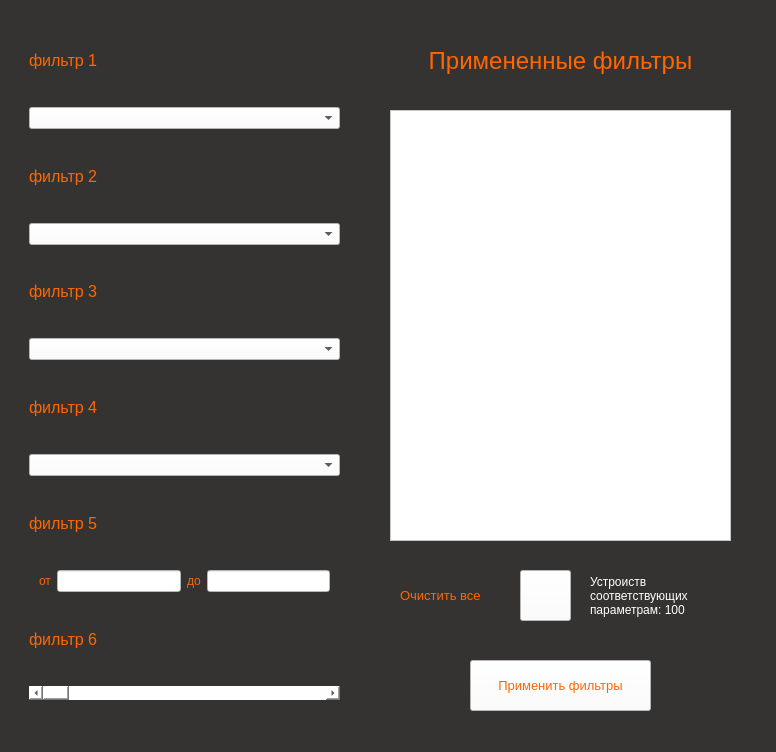
<?xml version="1.0" encoding="UTF-8"?>
<ui version="4.0">
 <class>MainWindow</class>
 <widget class="QMainWindow" name="MainWindow">
  <property name="geometry">
   <rect>
    <x>0</x>
    <y>0</y>
    <width>776</width>
    <height>752</height>
   </rect>
  </property>
  <property name="windowTitle">
   <string>Фильтр</string>
  </property>
  <property name="styleSheet">
   <string notr="true">background-color: #353232</string>
  </property>
  <property name="animated">
   <bool>false</bool>
  </property>
  <widget class="QWidget" name="centralwidget">
   <widget class="QWidget" name="verticalLayoutWidget">
    <property name="geometry">
     <rect>
      <x>9</x>
      <y>9</y>
      <width>351</width>
      <height>711</height>
     </rect>
    </property>
    <layout class="QVBoxLayout" name="verticalLayout">
     <property name="leftMargin">
      <number>20</number>
     </property>
     <property name="topMargin">
      <number>10</number>
     </property>
     <property name="rightMargin">
      <number>20</number>
     </property>
     <property name="bottomMargin">
      <number>20</number>
     </property>
     <item>
      <widget class="QLabel" name="lbl_1">
       <property name="font">
        <font>
         <pointsize>12</pointsize>
        </font>
       </property>
       <property name="styleSheet">
        <string notr="true">color: #FF6600</string>
       </property>
       <property name="text">
        <string>фильтр 1</string>
       </property>
      </widget>
     </item>
     <item>
      <widget class="QComboBox" name="box_f1">
       <property name="sizePolicy">
        <sizepolicy hsizetype="Preferred" vsizetype="Fixed">
         <horstretch>0</horstretch>
         <verstretch>0</verstretch>
        </sizepolicy>
       </property>
       <property name="palette">
        <palette>
         <active>
          <colorrole role="Button">
           <brush brushstyle="SolidPattern">
            <color alpha="255">
             <red>255</red>
             <green>255</green>
             <blue>255</blue>
            </color>
           </brush>
          </colorrole>
          <colorrole role="Base">
           <brush brushstyle="SolidPattern">
            <color alpha="255">
             <red>255</red>
             <green>255</green>
             <blue>255</blue>
            </color>
           </brush>
          </colorrole>
          <colorrole role="Window">
           <brush brushstyle="SolidPattern">
            <color alpha="255">
             <red>255</red>
             <green>255</green>
             <blue>255</blue>
            </color>
           </brush>
          </colorrole>
         </active>
         <inactive>
          <colorrole role="Button">
           <brush brushstyle="SolidPattern">
            <color alpha="255">
             <red>255</red>
             <green>255</green>
             <blue>255</blue>
            </color>
           </brush>
          </colorrole>
          <colorrole role="Base">
           <brush brushstyle="SolidPattern">
            <color alpha="255">
             <red>255</red>
             <green>255</green>
             <blue>255</blue>
            </color>
           </brush>
          </colorrole>
          <colorrole role="Window">
           <brush brushstyle="SolidPattern">
            <color alpha="255">
             <red>255</red>
             <green>255</green>
             <blue>255</blue>
            </color>
           </brush>
          </colorrole>
         </inactive>
         <disabled>
          <colorrole role="Button">
           <brush brushstyle="SolidPattern">
            <color alpha="255">
             <red>255</red>
             <green>255</green>
             <blue>255</blue>
            </color>
           </brush>
          </colorrole>
          <colorrole role="Base">
           <brush brushstyle="SolidPattern">
            <color alpha="255">
             <red>255</red>
             <green>255</green>
             <blue>255</blue>
            </color>
           </brush>
          </colorrole>
          <colorrole role="Window">
           <brush brushstyle="SolidPattern">
            <color alpha="255">
             <red>255</red>
             <green>255</green>
             <blue>255</blue>
            </color>
           </brush>
          </colorrole>
         </disabled>
        </palette>
       </property>
       <property name="font">
        <font>
         <strikeout>false</strikeout>
        </font>
       </property>
       <property name="focusPolicy">
        <enum>Qt::ClickFocus</enum>
       </property>
       <property name="contextMenuPolicy">
        <enum>Qt::CustomContextMenu</enum>
       </property>
       <property name="styleSheet">
        <string notr="true">background-color: white</string>
       </property>
      </widget>
     </item>
     <item>
      <widget class="QLabel" name="lbl_2">
       <property name="font">
        <font>
         <pointsize>12</pointsize>
        </font>
       </property>
       <property name="styleSheet">
        <string notr="true">color: #FF6600</string>
       </property>
       <property name="text">
        <string>фильтр 2</string>
       </property>
      </widget>
     </item>
     <item>
      <widget class="QComboBox" name="box_f2">
       <property name="palette">
        <palette>
         <active>
          <colorrole role="Button">
           <brush brushstyle="SolidPattern">
            <color alpha="255">
             <red>255</red>
             <green>255</green>
             <blue>255</blue>
            </color>
           </brush>
          </colorrole>
          <colorrole role="Base">
           <brush brushstyle="SolidPattern">
            <color alpha="255">
             <red>255</red>
             <green>255</green>
             <blue>255</blue>
            </color>
           </brush>
          </colorrole>
          <colorrole role="Window">
           <brush brushstyle="SolidPattern">
            <color alpha="255">
             <red>255</red>
             <green>255</green>
             <blue>255</blue>
            </color>
           </brush>
          </colorrole>
         </active>
         <inactive>
          <colorrole role="Button">
           <brush brushstyle="SolidPattern">
            <color alpha="255">
             <red>255</red>
             <green>255</green>
             <blue>255</blue>
            </color>
           </brush>
          </colorrole>
          <colorrole role="Base">
           <brush brushstyle="SolidPattern">
            <color alpha="255">
             <red>255</red>
             <green>255</green>
             <blue>255</blue>
            </color>
           </brush>
          </colorrole>
          <colorrole role="Window">
           <brush brushstyle="SolidPattern">
            <color alpha="255">
             <red>255</red>
             <green>255</green>
             <blue>255</blue>
            </color>
           </brush>
          </colorrole>
         </inactive>
         <disabled>
          <colorrole role="Button">
           <brush brushstyle="SolidPattern">
            <color alpha="255">
             <red>255</red>
             <green>255</green>
             <blue>255</blue>
            </color>
           </brush>
          </colorrole>
          <colorrole role="Base">
           <brush brushstyle="SolidPattern">
            <color alpha="255">
             <red>255</red>
             <green>255</green>
             <blue>255</blue>
            </color>
           </brush>
          </colorrole>
          <colorrole role="Window">
           <brush brushstyle="SolidPattern">
            <color alpha="255">
             <red>255</red>
             <green>255</green>
             <blue>255</blue>
            </color>
           </brush>
          </colorrole>
         </disabled>
        </palette>
       </property>
       <property name="focusPolicy">
        <enum>Qt::ClickFocus</enum>
       </property>
       <property name="styleSheet">
        <string notr="true">background-color: white</string>
       </property>
      </widget>
     </item>
     <item>
      <widget class="QLabel" name="lbl_3">
       <property name="font">
        <font>
         <pointsize>12</pointsize>
        </font>
       </property>
       <property name="styleSheet">
        <string notr="true">color: #FF6600</string>
       </property>
       <property name="text">
        <string>фильтр 3</string>
       </property>
      </widget>
     </item>
     <item>
      <widget class="QComboBox" name="box_f3">
       <property name="palette">
        <palette>
         <active>
          <colorrole role="Button">
           <brush brushstyle="SolidPattern">
            <color alpha="255">
             <red>255</red>
             <green>255</green>
             <blue>255</blue>
            </color>
           </brush>
          </colorrole>
          <colorrole role="Base">
           <brush brushstyle="SolidPattern">
            <color alpha="255">
             <red>255</red>
             <green>255</green>
             <blue>255</blue>
            </color>
           </brush>
          </colorrole>
          <colorrole role="Window">
           <brush brushstyle="SolidPattern">
            <color alpha="255">
             <red>255</red>
             <green>255</green>
             <blue>255</blue>
            </color>
           </brush>
          </colorrole>
         </active>
         <inactive>
          <colorrole role="Button">
           <brush brushstyle="SolidPattern">
            <color alpha="255">
             <red>255</red>
             <green>255</green>
             <blue>255</blue>
            </color>
           </brush>
          </colorrole>
          <colorrole role="Base">
           <brush brushstyle="SolidPattern">
            <color alpha="255">
             <red>255</red>
             <green>255</green>
             <blue>255</blue>
            </color>
           </brush>
          </colorrole>
          <colorrole role="Window">
           <brush brushstyle="SolidPattern">
            <color alpha="255">
             <red>255</red>
             <green>255</green>
             <blue>255</blue>
            </color>
           </brush>
          </colorrole>
         </inactive>
         <disabled>
          <colorrole role="Button">
           <brush brushstyle="SolidPattern">
            <color alpha="255">
             <red>255</red>
             <green>255</green>
             <blue>255</blue>
            </color>
           </brush>
          </colorrole>
          <colorrole role="Base">
           <brush brushstyle="SolidPattern">
            <color alpha="255">
             <red>255</red>
             <green>255</green>
             <blue>255</blue>
            </color>
           </brush>
          </colorrole>
          <colorrole role="Window">
           <brush brushstyle="SolidPattern">
            <color alpha="255">
             <red>255</red>
             <green>255</green>
             <blue>255</blue>
            </color>
           </brush>
          </colorrole>
         </disabled>
        </palette>
       </property>
       <property name="focusPolicy">
        <enum>Qt::ClickFocus</enum>
       </property>
       <property name="styleSheet">
        <string notr="true">background-color: white</string>
       </property>
      </widget>
     </item>
     <item>
      <widget class="QLabel" name="lbl_4">
       <property name="font">
        <font>
         <pointsize>12</pointsize>
        </font>
       </property>
       <property name="styleSheet">
        <string notr="true">color: #FF6600</string>
       </property>
       <property name="text">
        <string>фильтр 4</string>
       </property>
      </widget>
     </item>
     <item>
      <widget class="QComboBox" name="box_f4">
       <property name="palette">
        <palette>
         <active>
          <colorrole role="Button">
           <brush brushstyle="SolidPattern">
            <color alpha="255">
             <red>255</red>
             <green>255</green>
             <blue>255</blue>
            </color>
           </brush>
          </colorrole>
          <colorrole role="Base">
           <brush brushstyle="SolidPattern">
            <color alpha="255">
             <red>255</red>
             <green>255</green>
             <blue>255</blue>
            </color>
           </brush>
          </colorrole>
          <colorrole role="Window">
           <brush brushstyle="SolidPattern">
            <color alpha="255">
             <red>255</red>
             <green>255</green>
             <blue>255</blue>
            </color>
           </brush>
          </colorrole>
         </active>
         <inactive>
          <colorrole role="Button">
           <brush brushstyle="SolidPattern">
            <color alpha="255">
             <red>255</red>
             <green>255</green>
             <blue>255</blue>
            </color>
           </brush>
          </colorrole>
          <colorrole role="Base">
           <brush brushstyle="SolidPattern">
            <color alpha="255">
             <red>255</red>
             <green>255</green>
             <blue>255</blue>
            </color>
           </brush>
          </colorrole>
          <colorrole role="Window">
           <brush brushstyle="SolidPattern">
            <color alpha="255">
             <red>255</red>
             <green>255</green>
             <blue>255</blue>
            </color>
           </brush>
          </colorrole>
         </inactive>
         <disabled>
          <colorrole role="Button">
           <brush brushstyle="SolidPattern">
            <color alpha="255">
             <red>255</red>
             <green>255</green>
             <blue>255</blue>
            </color>
           </brush>
          </colorrole>
          <colorrole role="Base">
           <brush brushstyle="SolidPattern">
            <color alpha="255">
             <red>255</red>
             <green>255</green>
             <blue>255</blue>
            </color>
           </brush>
          </colorrole>
          <colorrole role="Window">
           <brush brushstyle="SolidPattern">
            <color alpha="255">
             <red>255</red>
             <green>255</green>
             <blue>255</blue>
            </color>
           </brush>
          </colorrole>
         </disabled>
        </palette>
       </property>
       <property name="focusPolicy">
        <enum>Qt::ClickFocus</enum>
       </property>
       <property name="styleSheet">
        <string notr="true">background-color: white</string>
       </property>
      </widget>
     </item>
     <item>
      <widget class="QLabel" name="lbl_5">
       <property name="font">
        <font>
         <pointsize>12</pointsize>
        </font>
       </property>
       <property name="styleSheet">
        <string notr="true">color: #FF6600</string>
       </property>
       <property name="text">
        <string>фильтр 5</string>
       </property>
      </widget>
     </item>
     <item>
      <layout class="QHBoxLayout" name="horizontalLayout">
       <property name="leftMargin">
        <number>10</number>
       </property>
       <property name="rightMargin">
        <number>10</number>
       </property>
       <item>
        <widget class="QLabel" name="lbl_from">
         <property name="styleSheet">
          <string notr="true">color: #FF6600</string>
         </property>
         <property name="text">
          <string>от</string>
         </property>
        </widget>
       </item>
       <item>
        <widget class="QLineEdit" name="line_from">
         <property name="styleSheet">
          <string notr="true">background-color: white</string>
         </property>
        </widget>
       </item>
       <item>
        <widget class="QLabel" name="lbl_to">
         <property name="styleSheet">
          <string notr="true">color: #FF6600</string>
         </property>
         <property name="text">
          <string>до</string>
         </property>
        </widget>
       </item>
       <item>
        <widget class="QLineEdit" name="line_to">
         <property name="styleSheet">
          <string notr="true">background-color: white</string>
         </property>
        </widget>
       </item>
      </layout>
     </item>
     <item>
      <widget class="QLabel" name="lbl_6">
       <property name="font">
        <font>
         <pointsize>12</pointsize>
        </font>
       </property>
       <property name="styleSheet">
        <string notr="true">color: #FF6600</string>
       </property>
       <property name="text">
        <string>фильтр 6</string>
       </property>
      </widget>
     </item>
     <item>
      <widget class="QScrollBar" name="horizontalScrollBar">
       <property name="palette">
        <palette>
         <active>
          <colorrole role="Button">
           <brush brushstyle="SolidPattern">
            <color alpha="255">
             <red>255</red>
             <green>255</green>
             <blue>255</blue>
            </color>
           </brush>
          </colorrole>
          <colorrole role="Base">
           <brush brushstyle="SolidPattern">
            <color alpha="255">
             <red>255</red>
             <green>255</green>
             <blue>255</blue>
            </color>
           </brush>
          </colorrole>
          <colorrole role="Window">
           <brush brushstyle="SolidPattern">
            <color alpha="255">
             <red>255</red>
             <green>255</green>
             <blue>255</blue>
            </color>
           </brush>
          </colorrole>
         </active>
         <inactive>
          <colorrole role="Button">
           <brush brushstyle="SolidPattern">
            <color alpha="255">
             <red>255</red>
             <green>255</green>
             <blue>255</blue>
            </color>
           </brush>
          </colorrole>
          <colorrole role="Base">
           <brush brushstyle="SolidPattern">
            <color alpha="255">
             <red>255</red>
             <green>255</green>
             <blue>255</blue>
            </color>
           </brush>
          </colorrole>
          <colorrole role="Window">
           <brush brushstyle="SolidPattern">
            <color alpha="255">
             <red>255</red>
             <green>255</green>
             <blue>255</blue>
            </color>
           </brush>
          </colorrole>
         </inactive>
         <disabled>
          <colorrole role="Button">
           <brush brushstyle="SolidPattern">
            <color alpha="255">
             <red>255</red>
             <green>255</green>
             <blue>255</blue>
            </color>
           </brush>
          </colorrole>
          <colorrole role="Base">
           <brush brushstyle="SolidPattern">
            <color alpha="255">
             <red>255</red>
             <green>255</green>
             <blue>255</blue>
            </color>
           </brush>
          </colorrole>
          <colorrole role="Window">
           <brush brushstyle="SolidPattern">
            <color alpha="255">
             <red>255</red>
             <green>255</green>
             <blue>255</blue>
            </color>
           </brush>
          </colorrole>
         </disabled>
        </palette>
       </property>
       <property name="focusPolicy">
        <enum>Qt::TabFocus</enum>
       </property>
       <property name="styleSheet">
        <string notr="true">background-color: white</string>
       </property>
       <property name="orientation">
        <enum>Qt::Horizontal</enum>
       </property>
      </widget>
     </item>
    </layout>
   </widget>
   <widget class="QPlainTextEdit" name="text_filters">
    <property name="enabled">
     <bool>false</bool>
    </property>
    <property name="geometry">
     <rect>
      <x>390</x>
      <y>110</y>
      <width>341</width>
      <height>431</height>
     </rect>
    </property>
    <property name="focusPolicy">
     <enum>Qt::StrongFocus</enum>
    </property>
    <property name="styleSheet">
     <string notr="true">background-color: white</string>
    </property>
   </widget>
   <widget class="QLabel" name="label_filtres">
    <property name="geometry">
     <rect>
      <x>390</x>
      <y>30</y>
      <width>341</width>
      <height>61</height>
     </rect>
    </property>
    <property name="font">
     <font>
      <pointsize>18</pointsize>
     </font>
    </property>
    <property name="styleSheet">
     <string notr="true">color: #FF6600</string>
    </property>
    <property name="text">
     <string>Примененные фильтры</string>
    </property>
    <property name="alignment">
     <set>Qt::AlignCenter</set>
    </property>
   </widget>
   <widget class="QPushButton" name="btn_clear">
    <property name="geometry">
     <rect>
      <x>520</x>
      <y>570</y>
      <width>51</width>
      <height>51</height>
     </rect>
    </property>
    <property name="palette">
     <palette>
      <active>
       <colorrole role="Button">
        <brush brushstyle="SolidPattern">
         <color alpha="255">
          <red>255</red>
          <green>255</green>
          <blue>255</blue>
         </color>
        </brush>
       </colorrole>
       <colorrole role="Base">
        <brush brushstyle="SolidPattern">
         <color alpha="255">
          <red>255</red>
          <green>255</green>
          <blue>255</blue>
         </color>
        </brush>
       </colorrole>
       <colorrole role="Window">
        <brush brushstyle="SolidPattern">
         <color alpha="255">
          <red>255</red>
          <green>255</green>
          <blue>255</blue>
         </color>
        </brush>
       </colorrole>
      </active>
      <inactive>
       <colorrole role="Button">
        <brush brushstyle="SolidPattern">
         <color alpha="255">
          <red>255</red>
          <green>255</green>
          <blue>255</blue>
         </color>
        </brush>
       </colorrole>
       <colorrole role="Base">
        <brush brushstyle="SolidPattern">
         <color alpha="255">
          <red>255</red>
          <green>255</green>
          <blue>255</blue>
         </color>
        </brush>
       </colorrole>
       <colorrole role="Window">
        <brush brushstyle="SolidPattern">
         <color alpha="255">
          <red>255</red>
          <green>255</green>
          <blue>255</blue>
         </color>
        </brush>
       </colorrole>
      </inactive>
      <disabled>
       <colorrole role="Button">
        <brush brushstyle="SolidPattern">
         <color alpha="255">
          <red>255</red>
          <green>255</green>
          <blue>255</blue>
         </color>
        </brush>
       </colorrole>
       <colorrole role="Base">
        <brush brushstyle="SolidPattern">
         <color alpha="255">
          <red>255</red>
          <green>255</green>
          <blue>255</blue>
         </color>
        </brush>
       </colorrole>
       <colorrole role="Window">
        <brush brushstyle="SolidPattern">
         <color alpha="255">
          <red>255</red>
          <green>255</green>
          <blue>255</blue>
         </color>
        </brush>
       </colorrole>
      </disabled>
     </palette>
    </property>
    <property name="contextMenuPolicy">
     <enum>Qt::CustomContextMenu</enum>
    </property>
    <property name="autoFillBackground">
     <bool>false</bool>
    </property>
    <property name="styleSheet">
     <string notr="true">background-color: white</string>
    </property>
    <property name="text">
     <string/>
    </property>
   </widget>
   <widget class="QLabel" name="lbl_del">
    <property name="geometry">
     <rect>
      <x>400</x>
      <y>570</y>
      <width>111</width>
      <height>51</height>
     </rect>
    </property>
    <property name="font">
     <font>
      <pointsize>10</pointsize>
     </font>
    </property>
    <property name="styleSheet">
     <string notr="true">color: #FF6600</string>
    </property>
    <property name="text">
     <string>Очистить все</string>
    </property>
   </widget>
   <widget class="QLabel" name="label">
    <property name="geometry">
     <rect>
      <x>590</x>
      <y>550</y>
      <width>151</width>
      <height>91</height>
     </rect>
    </property>
    <property name="styleSheet">
     <string notr="true">color: white</string>
    </property>
    <property name="text">
     <string>Устроиств соответствующих параметрам: 100</string>
    </property>
    <property name="textFormat">
     <enum>Qt::PlainText</enum>
    </property>
    <property name="wordWrap">
     <bool>true</bool>
    </property>
   </widget>
   <widget class="QPushButton" name="btn_commit">
    <property name="geometry">
     <rect>
      <x>470</x>
      <y>660</y>
      <width>181</width>
      <height>51</height>
     </rect>
    </property>
    <property name="palette">
     <palette>
      <active>
       <colorrole role="WindowText">
        <brush brushstyle="SolidPattern">
         <color alpha="255">
          <red>255</red>
          <green>102</green>
          <blue>0</blue>
         </color>
        </brush>
       </colorrole>
       <colorrole role="Button">
        <brush brushstyle="SolidPattern">
         <color alpha="255">
          <red>255</red>
          <green>255</green>
          <blue>255</blue>
         </color>
        </brush>
       </colorrole>
       <colorrole role="Text">
        <brush brushstyle="SolidPattern">
         <color alpha="255">
          <red>255</red>
          <green>102</green>
          <blue>0</blue>
         </color>
        </brush>
       </colorrole>
       <colorrole role="ButtonText">
        <brush brushstyle="SolidPattern">
         <color alpha="255">
          <red>255</red>
          <green>102</green>
          <blue>0</blue>
         </color>
        </brush>
       </colorrole>
       <colorrole role="Base">
        <brush brushstyle="SolidPattern">
         <color alpha="255">
          <red>255</red>
          <green>255</green>
          <blue>255</blue>
         </color>
        </brush>
       </colorrole>
       <colorrole role="Window">
        <brush brushstyle="SolidPattern">
         <color alpha="255">
          <red>255</red>
          <green>255</green>
          <blue>255</blue>
         </color>
        </brush>
       </colorrole>
      </active>
      <inactive>
       <colorrole role="WindowText">
        <brush brushstyle="SolidPattern">
         <color alpha="255">
          <red>255</red>
          <green>102</green>
          <blue>0</blue>
         </color>
        </brush>
       </colorrole>
       <colorrole role="Button">
        <brush brushstyle="SolidPattern">
         <color alpha="255">
          <red>255</red>
          <green>255</green>
          <blue>255</blue>
         </color>
        </brush>
       </colorrole>
       <colorrole role="Text">
        <brush brushstyle="SolidPattern">
         <color alpha="255">
          <red>255</red>
          <green>102</green>
          <blue>0</blue>
         </color>
        </brush>
       </colorrole>
       <colorrole role="ButtonText">
        <brush brushstyle="SolidPattern">
         <color alpha="255">
          <red>255</red>
          <green>102</green>
          <blue>0</blue>
         </color>
        </brush>
       </colorrole>
       <colorrole role="Base">
        <brush brushstyle="SolidPattern">
         <color alpha="255">
          <red>255</red>
          <green>255</green>
          <blue>255</blue>
         </color>
        </brush>
       </colorrole>
       <colorrole role="Window">
        <brush brushstyle="SolidPattern">
         <color alpha="255">
          <red>255</red>
          <green>255</green>
          <blue>255</blue>
         </color>
        </brush>
       </colorrole>
      </inactive>
      <disabled>
       <colorrole role="WindowText">
        <brush brushstyle="SolidPattern">
         <color alpha="255">
          <red>255</red>
          <green>102</green>
          <blue>0</blue>
         </color>
        </brush>
       </colorrole>
       <colorrole role="Button">
        <brush brushstyle="SolidPattern">
         <color alpha="255">
          <red>255</red>
          <green>255</green>
          <blue>255</blue>
         </color>
        </brush>
       </colorrole>
       <colorrole role="Text">
        <brush brushstyle="SolidPattern">
         <color alpha="255">
          <red>255</red>
          <green>102</green>
          <blue>0</blue>
         </color>
        </brush>
       </colorrole>
       <colorrole role="ButtonText">
        <brush brushstyle="SolidPattern">
         <color alpha="255">
          <red>255</red>
          <green>102</green>
          <blue>0</blue>
         </color>
        </brush>
       </colorrole>
       <colorrole role="Base">
        <brush brushstyle="SolidPattern">
         <color alpha="255">
          <red>255</red>
          <green>255</green>
          <blue>255</blue>
         </color>
        </brush>
       </colorrole>
       <colorrole role="Window">
        <brush brushstyle="SolidPattern">
         <color alpha="255">
          <red>255</red>
          <green>255</green>
          <blue>255</blue>
         </color>
        </brush>
       </colorrole>
      </disabled>
     </palette>
    </property>
    <property name="font">
     <font>
      <pointsize>10</pointsize>
     </font>
    </property>
    <property name="contextMenuPolicy">
     <enum>Qt::CustomContextMenu</enum>
    </property>
    <property name="autoFillBackground">
     <bool>false</bool>
    </property>
    <property name="styleSheet">
     <string notr="true">background-color: white; color: #FF6600</string>
    </property>
    <property name="text">
     <string>Применить фильтры</string>
    </property>
   </widget>
  </widget>
 </widget>
 <resources/>
 <connections/>
</ui>
